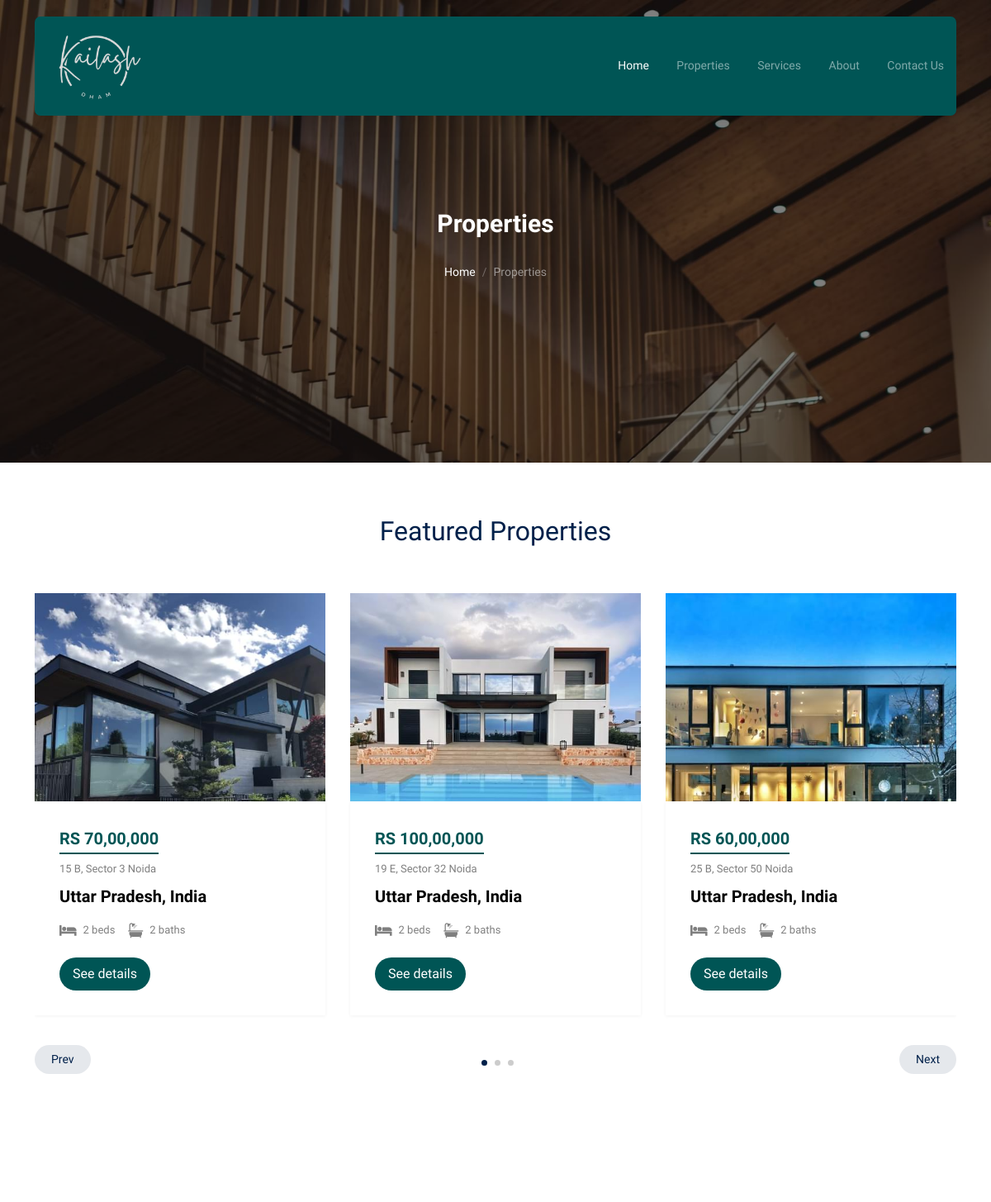
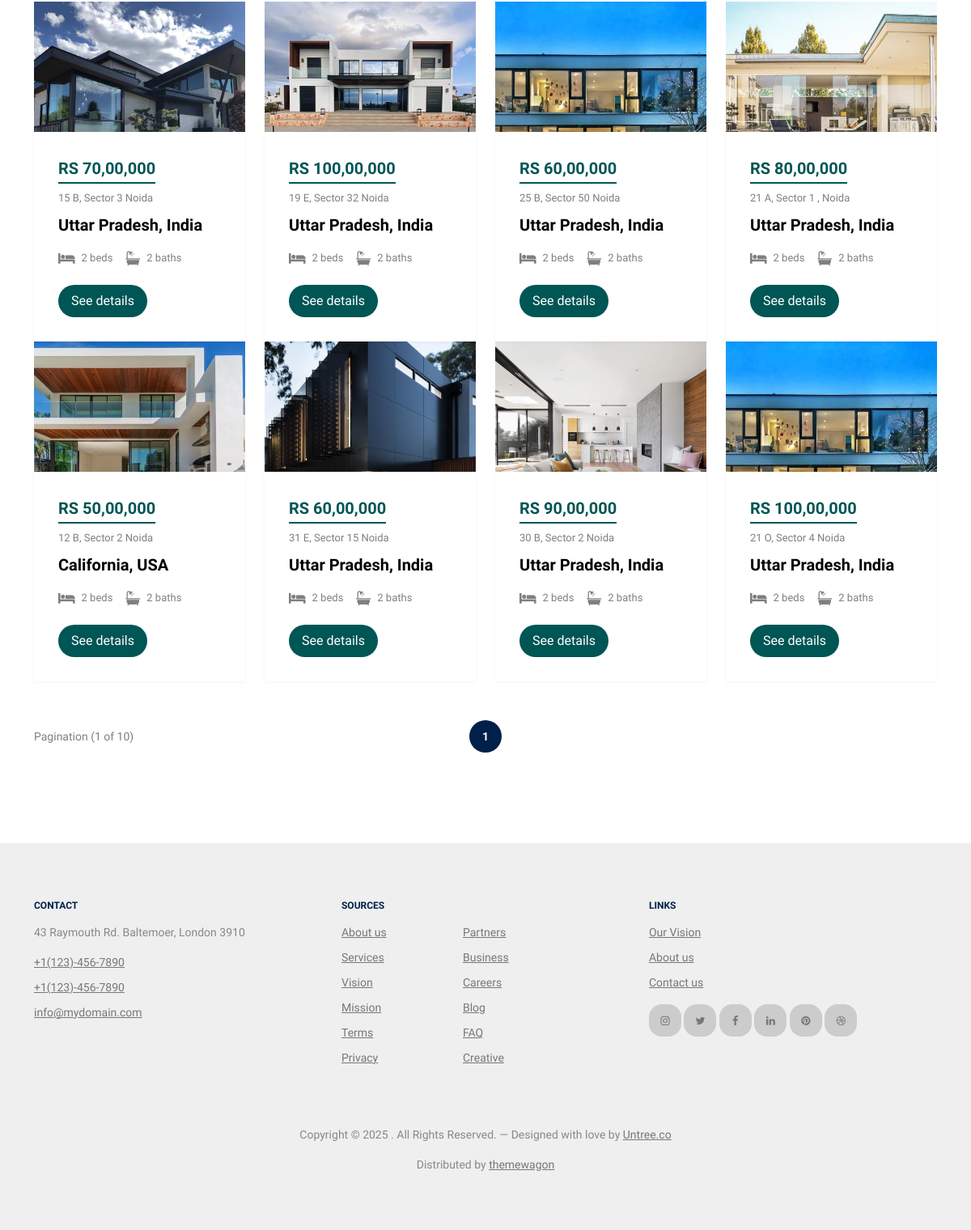
Page /properties/ on the committed database (2 pictures, top to bottom).
### Home/models.py (models this page shows)
class Properties(models.Model):
    agent = models.ForeignKey(Agents, on_delete=models.CASCADE, related_name='Properties',null=True)
    Properties_name=models.CharField(max_length=50)
    Properties_address=models.TextField()
    Properties_price =models.CharField(max_length=20, null=True )
    Properties_image=models.ImageField(upload_to="Properties/",max_length=500,null=True,default=None)
    Properties_image1=models.ImageField(upload_to="sub/",max_length=250,null=True,default=None)
    Properties_image2=models.ImageField(upload_to="sub/",max_length=250,null=True,default=None)
    Properties_image3=models.ImageField(upload_to="sub/",max_length=250,null=True,default=None)
    Properties_desc=RichTextField(default=())

### KailashDham/views.py (the view)
# urls.py: path('properties/', views.properties,name='properties'),
def properties(request):
    propertiesData = Properties.objects.select_related('agent').all()
    paginator = Paginator(propertiesData, 8)
    page_number = request.GET.get('page')
    page_obj = paginator.get_page(page_number)
    data={
        'propertiesData':propertiesData,
        'page_obj': page_obj
    }
    return render(request,"properties.html", data)

### template/properties.html
{% extends 'base.html' %}
{% block content %}
    <div
      class="hero page-inner overlay"
      style="background-image: url('/static/images/hero_bg_1.jpg')"
    >
      <div class="container">
        <div class="row justify-content-center align-items-center">
          <div class="col-lg-9 text-center mt-5">
            <h1 class="heading" data-aos="fade-up">Properties</h1>
            <nav
              aria-label="breadcrumb"
              data-aos="fade-up"
              data-aos-delay="200"
            >
              <ol class="breadcrumb text-center justify-content-center">
                <li class="breadcrumb-item"><a href="index.html">Home</a></li>
                <li
                  class="breadcrumb-item active text-white-50"
                  aria-current="page"
                >
                  Properties
                </li>
              </ol>
            </nav>
          </div>
        </div>
      </div>
    </div>
    <div class="section">
      <div class="container">
        <div class="row mb-5 align-items-center">
          <div class="col-lg-6 text-center mx-auto">
            <h2 class="font-weight-bold text-primary heading">
              Featured Properties
            </h2>
          </div>
        </div>
        <div class="row">
          <div class="col-12">
            <div class="property-slider-wrap">
              <div class="property-slider">
                {% for n in propertiesData %}
                <div class="property-item">
                  <a href="{% url 'single' n.id %}" class="img">
                    <img src="/media/{{n.Properties_image}}" alt="Image" class="img-fluid" />
                  </a>
                  <div class="property-content">
                    <div class="price mb-2"><span>{{n.Properties_price}}</span></div>
                    <div>
                      <span class="d-block mb-2 text-black-50">{{n.Properties_address}}</span>
                      <span class="city d-block mb-3">{{n.Properties_name}}</span>
                      <div class="specs d-flex mb-4">
                        <span class="d-block d-flex align-items-center me-3">
                          <span class="icon-bed me-2"></span>
                          <span class="caption">2 beds</span>
                        </span>
                        <span class="d-block d-flex align-items-center">
                          <span class="icon-bath me-2"></span>
                          <span class="caption">2 baths</span>
                        </span>
                      </div>
                      <a href="{% url 'single' n.id %}" class="btn btn-primary py-2 px-3">See details</a>
                    </div>
                  </div>
                </div>
                {% endfor %}
              </div>
              <div
                id="property-nav"
                class="controls"
                tabindex="0"
                aria-label="Carousel Navigation"
              >
                <span
                  class="prev"
                  data-controls="prev"
                  aria-controls="property"
                  tabindex="-1"
                  >Prev</span
                >
                <span
                  class="next"
                  data-controls="next"
                  aria-controls="property"
                  tabindex="-1"
                  >Next</span
                >
              </div>
            </div>
          </div>
        </div>
      </div>
    </div>
    <div class="section section-properties">
      <div class="container">
          <div class="row">
              {% for n in page_obj.object_list %}
              <div class="col-xs-12 col-sm-6 col-md-4 col-lg-3 mb-30">
                  <div class="property-item">
                      <a href="{% url 'single' n.id %}" class="img">
                          <img src="/media/{{ n.Properties_image }}" alt="Image" class="img-fluid" />
                      </a>
                      <div class="property-content">
                          <div class="price mb-2"><span>{{ n.Properties_price }}</span></div>
                          <div>
                              <span class="d-block mb-2 text-black-50">{{ n.Properties_address }}</span>
                              <span class="city d-block mb-3">{{ n.Properties_name }}</span>
                              <div class="specs d-flex mb-4">
                                  <span class="d-block d-flex align-items-center me-3">
                                      <span class="icon-bed me-2"></span>
                                      <span class="caption">2 beds</span>
                                  </span>
                                  <span class="d-block d-flex align-items-center">
                                      <span class="icon-bath me-2"></span>
                                      <span class="caption">2 baths</span>
                                  </span>
                              </div>
                              <a href="{% url 'single' n.id %}" class="btn btn-primary py-2 px-3">See details</a>
                          </div>
                      </div>
                  </div>
              </div>
              {% endfor %}
          </div>
          <div class="row align-items-center py-5">
            <div class="col-lg-3">Pagination (1 of 10)</div>
            <div class="col-lg-6 text-center">
                <div class="custom-pagination">
                    {% for page_num in page_obj.paginator.page_range %}
                        {% if page_obj.number == page_num %}
                            <a href="?page={{ page_num }}" class="active">{{ page_num }}</a>
                        {% else %}
                            <a href="?page={{ page_num }}">{{ page_num }}</a>
                        {% endif %}
                    {% endfor %}
                </div>
            </div>
        </div>
      </div>
  </div>
  {% endblock %}

### static/css/tiny-slider.css (style rules this page uses)
.tns-slider { -webkit-transition:all 0s;-moz-transition:all 0s;transition:all 0s }
.tns-slider>.tns-item { -webkit-box-sizing:border-box;-moz-box-sizing:border-box;box-sizing:border-box }
.tns-horizontal.tns-subpixel { white-space:nowrap }
.tns-horizontal.tns-subpixel>.tns-item { display:inline-block;vertical-align:top;white-space:normal }

### rows in the picture
Properties: Properties_image (picture), Properties_price "RS 70,00,000", Properties_address "15 B, Sector 3 Noida", Properties_name "Uttar Pradesh, India"
Properties: Properties_image (picture), Properties_price "RS 100,00,000", Properties_address "19 E, Sector 32 Noida", Properties_name "Uttar Pradesh, India"
Properties: Properties_image (picture), Properties_price "RS 60,00,000", Properties_address "25 B, Sector 50 Noida", Properties_name "Uttar Pradesh, India"
Properties: Properties_image (picture), Properties_price "RS 80,00,000", Properties_address "21 A, Sector 1 , Noida", Properties_name "Uttar Pradesh, India"
Properties: Properties_image (picture), Properties_price "RS 50,00,000", Properties_address "12 B, Sector 2 Noida", Properties_name "California, USA"
Properties: Properties_image (picture), Properties_price "RS 60,00,000", Properties_address "31 E, Sector 15 Noida", Properties_name "Uttar Pradesh, India"
Properties: Properties_image (picture), Properties_price "RS 90,00,000", Properties_address "30 B, Sector 2 Noida", Properties_name "Uttar Pradesh, India"
Properties: Properties_image (picture), Properties_price "RS 100,00,000", Properties_address "21 O, Sector 4 Noida", Properties_name "Uttar Pradesh, India"

### other values in the picture
{{ page_num }} "1"
